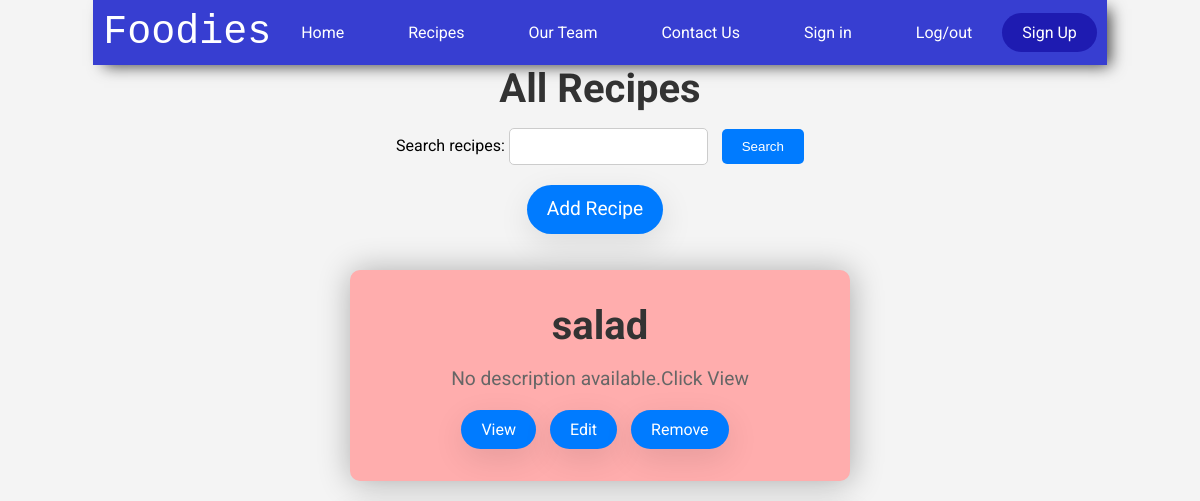
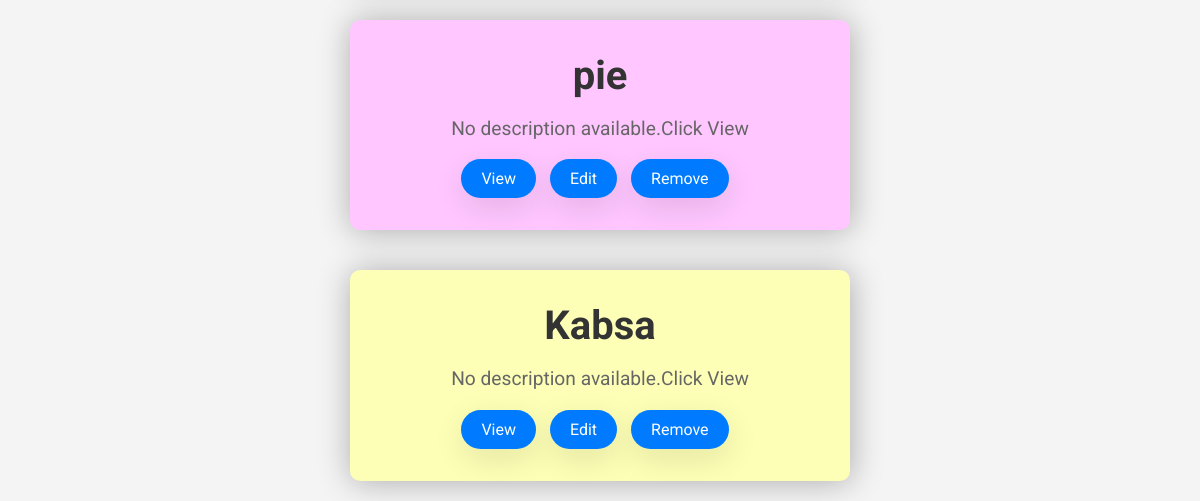
Before: /recipes (signed in) with the older database file (2 pictures, top to bottom).
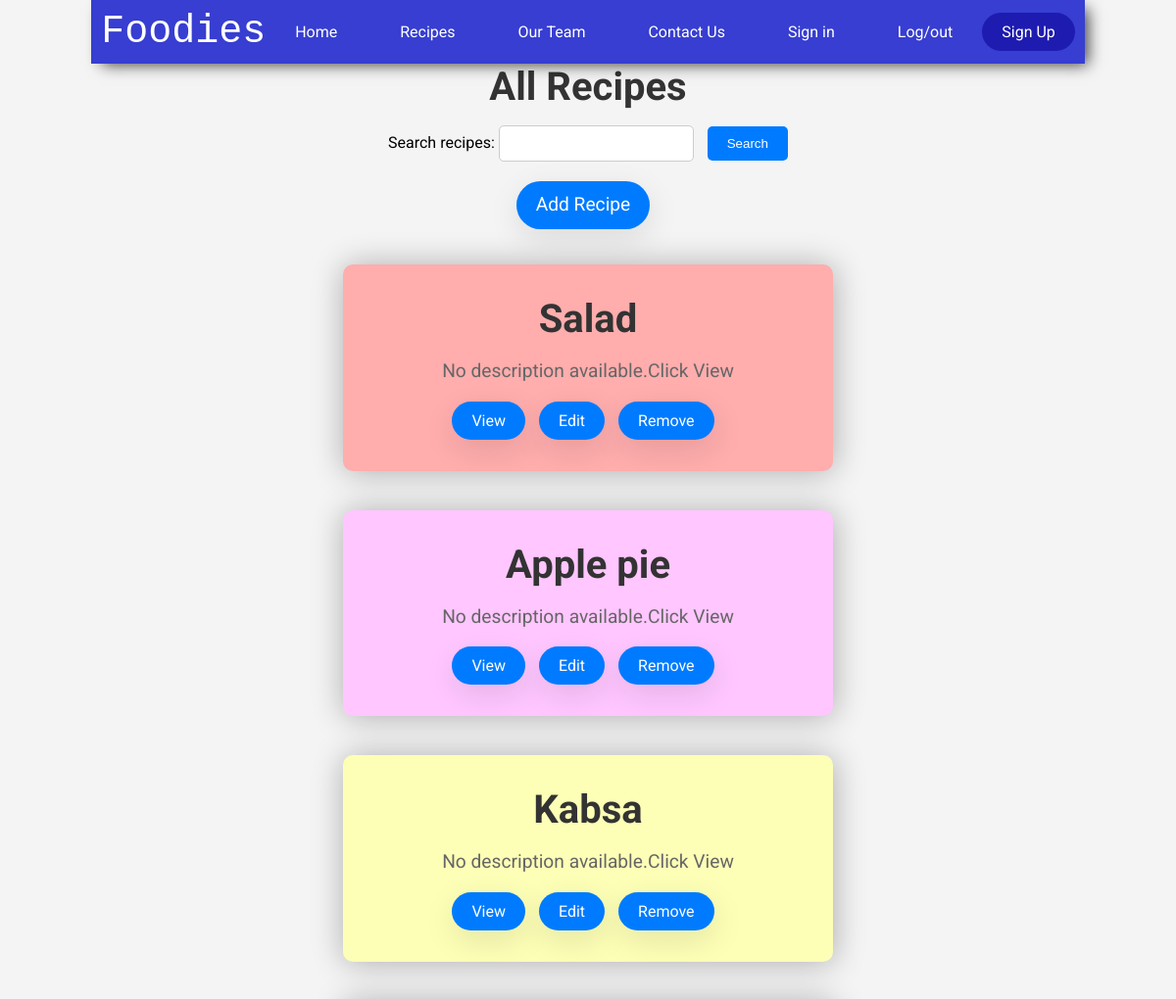
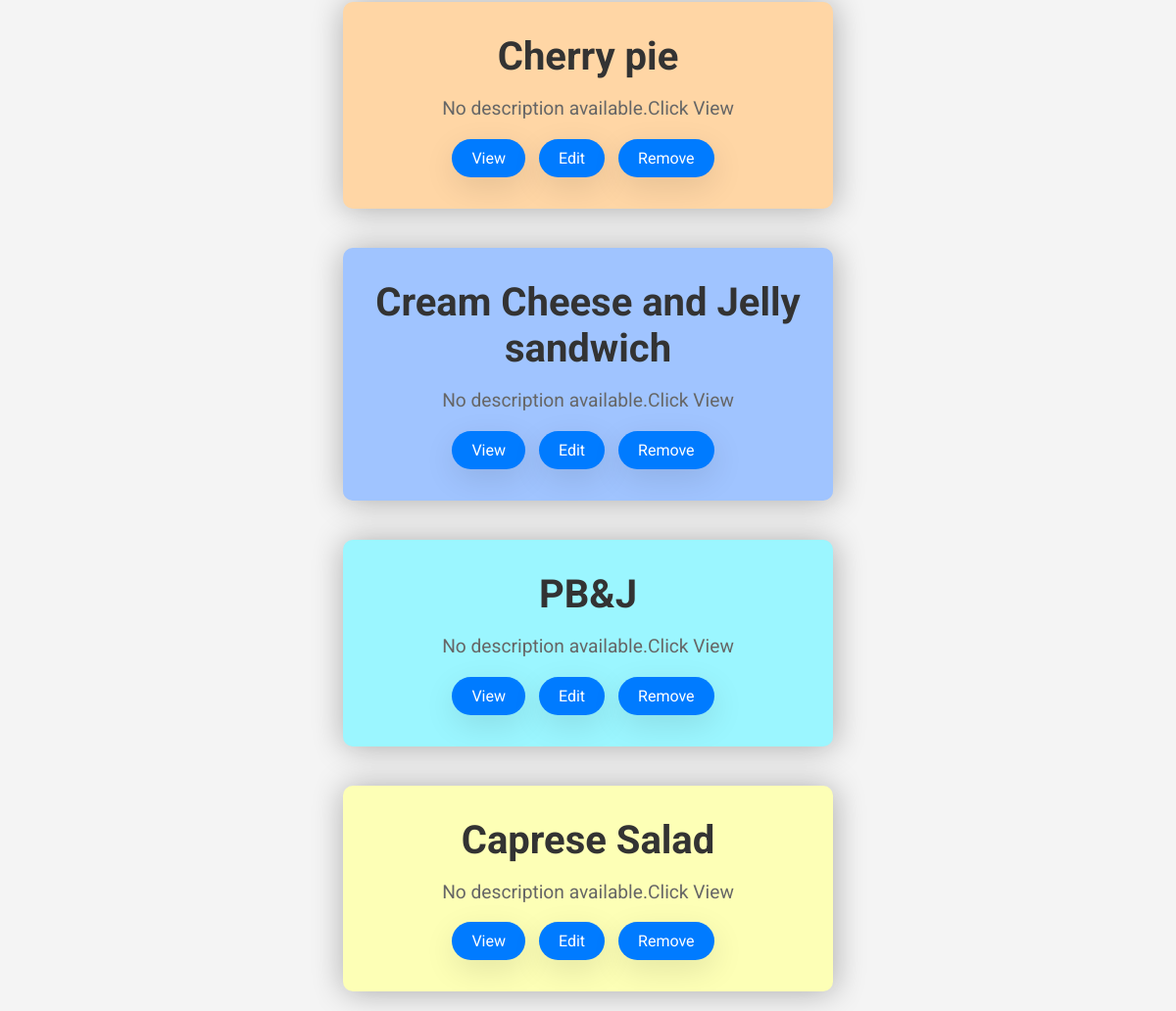
After: the same page with the newer database file (2 pictures, top to bottom).
### app.py (models this page shows)
class Recipe(db.Model):
    id = db.Column(db.Integer, primary_key=True)
    name = db.Column(db.String(100), nullable=False)
    email = db.Column(db.String(100), nullable=False)  # Add email field back to Recipe model
    ingredients = db.Column(db.Text, nullable=False)
    instructions = db.Column(db.Text, nullable=False)

### app.py (the view)
@app.route('/recipes')
@login_required
def view_recipes():
    recipes = Recipe.query.all()
    return render_template('recipes.html', recipes=recipes)

### app.py (called while the page is built)
def login_required(func):
    @wraps(func)
    def decorated_function(*args, **kwargs):
        if 'logged_in' not in session:
            return redirect(url_for('signin'))
        return func(*args, **kwargs)
    return decorated_function

### templates/recipes.html (shortened to what this page needs)
{% include 'index.html' %}
<!DOCTYPE html>
<html lang="en">
<head>
</head>
<body>
    <h1>All Recipes</h1>
    <form action="/search" method="GET">
        <label for="search">Search recipes:</label>
        <input type="text" id="search" name="query">
        <button type="submit">Search</button>
    </form>
    <p><a href="/add_recipe" class="button">Add Recipe</a></p>
    {% for recipe in recipes %}
    <div class="blog_post">
        <div class="container_copy">
            <h1>{{ recipe.name }}</h1>
            <p>{{ recipe.summary | default("No description available.Click View") }}</p>
            <a href="{{ url_for('view_recipe_detail', recipe_id=recipe.id) }}" class="btn_primary">View</a>
            <a href="/edit_recipe/{{ recipe.id }}" class="btn_primary">Edit</a>
            <a href="/remove_recipe/{{ recipe.id }}" class="btn_primary">Remove</a>
        </div>
    </div>
    {% endfor %}
</body>
</html>

### templates/index.html (shortened to what this page needs)
<!DOCTYPE html>
<html lang="en">
<head>
</head>
<body>
    {% include 'navbar.html' %}
</body>
</html>

### templates/navbar.html (shortened to what this page needs)
<div class="navbar">
    <div class="nav-logo">
      <a href="#">Foodies</a>
    </div>
    <div class="nav-items">
      <ul>
        <li><a href="/homepage"> Home </a></li>
        <li><a href="/recipes"> Recipes  </a></li>
        <li><a href="/aboutus"> Our Team</a></li>
        <li><a href="/contact"> Contact Us</a></li>
        <li><a href="/signin"> Sign in </a></li>
      <li><a href="/logout">Log/out</a></li>
      </ul>
    </div>
    <div class="nav-button">
      <a href="/signup">Sign Up</a>
    </div>
  </div>
  <link rel="stylesheet" type="text/css" href="{{ url_for('static', filename='navbar.css') }}">

### static/navbar.css (style rules this page uses)
body { padding: 0px; margin: 0px; }
.navbar { position: relative; display: flex; padding: 10px; background-color: #373ed1; justify-content: space-around; align-items: center; box-shadow: 7px 5px 15px -4px rgba(0, 0, 0, 0.75); -webkit-box-shadow: 7px 5px 15px -4px rgba(0, 0, 0, 0.75); -moz-box-shadow: 7px 5px 15px -4px rgba(0, 0, 0, 0.75); }
.nav-items > ul > li { position: relative; display: inline; list-style: none; margin: 10px; padding: 10px 20px; cursor: pointer; }
.nav-items > ul > li > a { color: white; text-decoration: none; }
.nav-items > ul > li::after { content: ""; position: absolute; width: 100%; height: 0.17rem; background-color: #151010; left: 0; bottom: 0; transform-origin: 0% 100%; transform: scaleX(0); transition: transform 0.3s ease; }
.nav-logo a, .nav-button a { color: white; list-style: none; text-decoration: none; display: flex; }
.nav-logo { font-size: 40px; font-family:'Courier New', Courier, monospace; }
.nav-button { background-color: #1e1bb1; border-radius: 50px; position: relative; display: inline-block; overflow: hidden; cursor: pointer; }
.nav-button a { display: block; padding: 10px 20px; color: white; text-decoration: none; position: relative; z-index: 1; }

### templates/recipes.html (style rules this page uses)
* { padding: 0; margin: 0; }
body { font-family: "Roboto", sans-serif; background: #f4f4f4; display: flex; flex-direction: column; align-items: center; }
.blog_post { background: #fff; width: 100%; max-width: 500px; margin: 20px 0; border-radius: 10px; box-shadow: 1px 1px 2rem rgba(0, 0, 0, 0.3); overflow: hidden; }
.container_copy { padding: 2rem; text-align: center; }
h1 { font-size: 2.5rem; color: #333; margin-bottom: 1rem; }
p { font-size: 1.2rem; line-height: 1.5; color: #666; margin-bottom: 1rem; }
.btn_primary, .button { display: inline-block; padding: 10px 20px; background-color: #007bff; color: #fff; text-decoration: none; border-radius: 50px; box-shadow: 1px 10px 2rem rgba(0, 0, 0, 0.1); transition: all 0.2s ease-in; margin-right: 10px; }
form { margin-bottom: 20px; text-align: center; }
input[type="text"] { padding: 10px; margin-right: 10px; border-radius: 5px; border: 1px solid #ccc; }
button { padding: 10px 20px; border-radius: 5px; border: none; background-color: #007bff; color: white; cursor: pointer; }

Changed rows visible on the page:
changed Recipe: name "salad" → "Salad"
changed Recipe: name "pie" → "Apple pie"
added Recipe: name "Cherry pie", summary "No description available.Click View"
added Recipe: name "Cream Cheese and Jelly sandwich", summary "No description available.Click View"
added Recipe: name "PB&J", summary "No description available.Click View"
added Recipe: name "Caprese Salad", summary "No description available.Click View"
